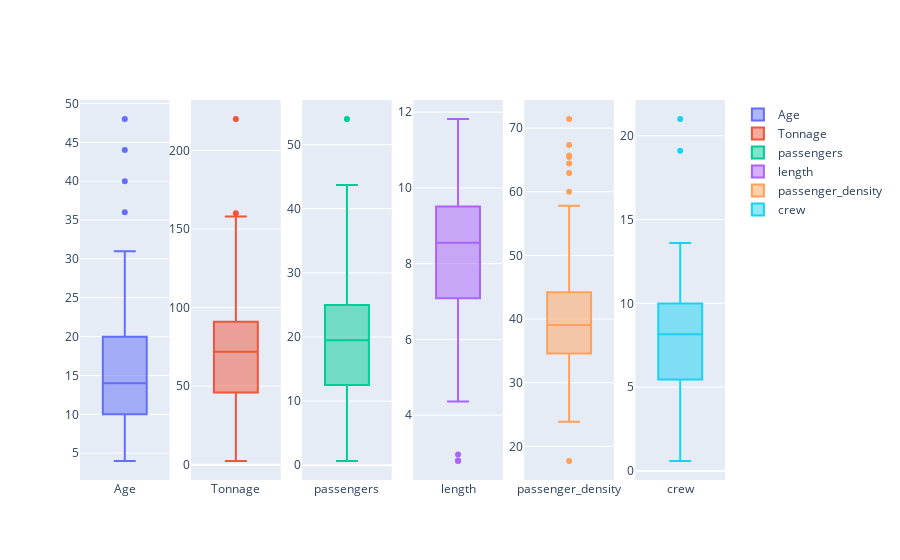

Notebook source saved alongside this figure:
### Markdown cell above
Como podemos observar en la grafica de correlación, las variables que se tomaran en cuenta son todas excepto "passenger_density" y "Age"

### Code cell
plotlyboxplot(df, y=cont)

### Figure 1 — Plotly figure (JSON) as saved in the notebook; plotly's stock layout.template omitted (floating-point values rounded to 4 significant figures; data arrays with more than 128 entries replaced by an {"elided": "..."} marker saying what was removed)
{"data": [{"name": "Age", "type": "box", "xaxis": "x", "y": {"elided": "158 int values"}, "yaxis": "y"}, {"name": "Tonnage", "type": "box", "xaxis": "x2", "y": {"elided": "158 float values"}, "yaxis": "y2"}, {"name": "passengers", "type": "box", "xaxis": "x3", "y": {"elided": "158 float values"}, "yaxis": "y3"}, {"name": "length", "type": "box", "xaxis": "x4", "y": {"elided": "158 float values"}, "yaxis": "y4"}, {"name": "passenger_density", "type": "box", "xaxis": "x5", "y": {"elided": "158 float values"}, "yaxis": "y5"}, {"name": "crew", "type": "box", "xaxis": "x6", "y": {"elided": "158 float values"}, "yaxis": "y6"}], "layout": {"xaxis": {"anchor": "y", "domain": [0, 0.1389]}, "xaxis2": {"anchor": "y2", "domain": [0.1722, 0.3111]}, "xaxis3": {"anchor": "y3", "domain": [0.3444, 0.4833]}, "xaxis4": {"anchor": "y4", "domain": [0.5167, 0.6556]}, "xaxis5": {"anchor": "y5", "domain": [0.6889, 0.8278]}, "xaxis6": {"anchor": "y6", "domain": [0.8611, 1]}, "yaxis": {"anchor": "x", "domain": [0, 1]}, "yaxis2": {"anchor": "x2", "domain": [0, 1]}, "yaxis3": {"anchor": "x3", "domain": [0, 1]}, "yaxis4": {"anchor": "x4", "domain": [0, 1]}, "yaxis5": {"anchor": "x5", "domain": [0, 1]}, "yaxis6": {"anchor": "x6", "domain": [0, 1]}}}
